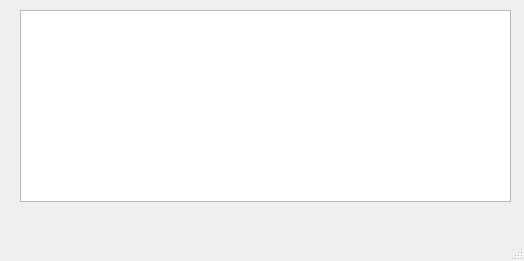
<?xml version="1.0" encoding="UTF-8"?>
<ui version="4.0">
 <class>MainWindow</class>
 <widget class="QMainWindow" name="MainWindow">
  <property name="geometry">
   <rect>
    <x>0</x>
    <y>0</y>
    <width>524</width>
    <height>261</height>
   </rect>
  </property>
  <property name="windowTitle">
   <string>Результаты</string>
  </property>
  <widget class="QWidget" name="centralwidget">
   <widget class="QTableWidget" name="tableWidget">
    <property name="geometry">
     <rect>
      <x>20</x>
      <y>10</y>
      <width>491</width>
      <height>192</height>
     </rect>
    </property>
   </widget>
  </widget>
  <widget class="QMenuBar" name="menubar">
   <property name="geometry">
    <rect>
     <x>0</x>
     <y>0</y>
     <width>524</width>
     <height>21</height>
    </rect>
   </property>
  </widget>
  <widget class="QStatusBar" name="statusbar"/>
 </widget>
 <resources/>
 <connections/>
</ui>
